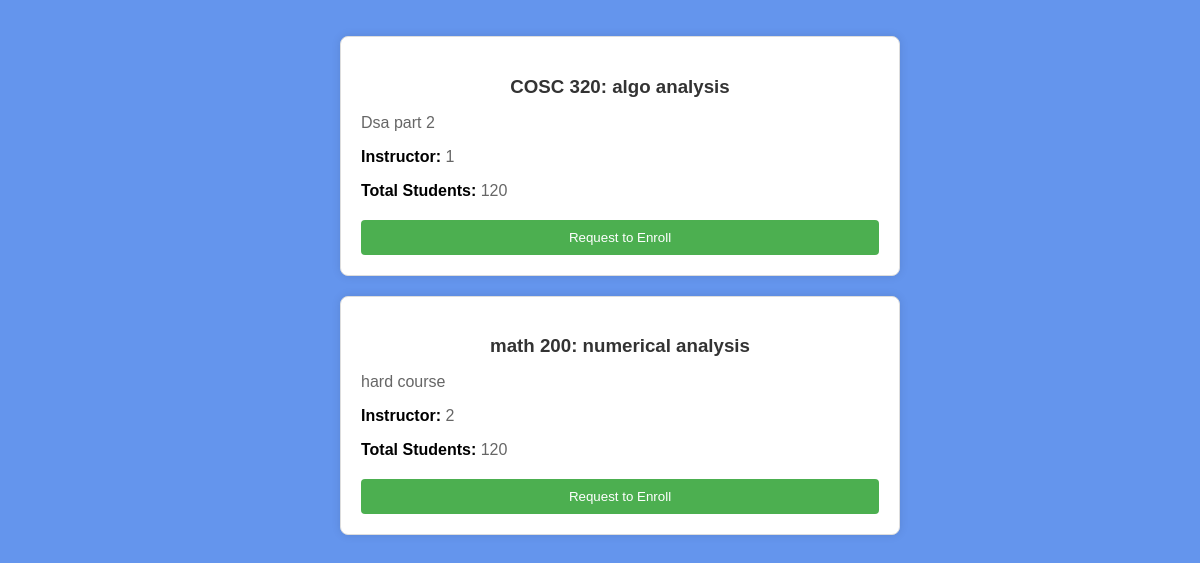
The app's page /enroll-courses with its own data.
### website/models.py (models this page shows)
class Course(db.Model):
    __tablename__ = 'courses'
    id = db.Column(db.Integer, primary_key=True)
    course_code = db.Column(db.Integer(), unique = True)
    course_name = db.Column(db.String(150))
    course_limit = db.Column(db.Integer)
    course_desc = db.Column(db.String(1000))
    teacher_id = db.Column(db.Integer, db.ForeignKey('users.id'))

### website/views.py (the view)
@views.route('/enroll-courses')
def display_courses():
    courses = Course.query.all()
    return render_template('enrollCourse.html', user=current_user, courses=courses)

### website/templates/EnrollCourse.html (shortened to what this page needs)
<!DOCTYPE html>
<html lang="en">
<head>
  <link rel="stylesheet" href="../static/css/enrollCourse.css">
</head>
<body>
  <div class="courseList">
    <ul>
      {% for course in courses %}
      <li>
        <div class="course">
          <h3>{{ course.course_code }}: {{ course.course_name }}</h3>
          <p>{{ course.course_desc }}</p>
          <p><strong>Instructor: </strong>{{ course.teacher_id }}</p>
          <p><strong>Total Students: </strong>{{ course.course_limit }}</p>
          <form method="POST" action="{{ url_for('views.createRequest') }}">
            <input type="submit" class="enrollButton" value="Request to Enroll">
          </form>
        </div>
      </li>
      {% endfor %}
    </ul>
  </div>
</body>
</html>

### website/static/css/EnrollCourse.css (style rules this page uses)
body { font-family: 'Arial', sans-serif; margin: 0; padding: 0; background-color: #6495ED; }
.courseList { width: 100%; max-width: 600px; margin: auto; padding: 20px; }
ul { list-style-type: none; }
.course { background: #ffffff; border: 1px solid #ddd; padding: 20px; border-radius: 8px; box-shadow: 0 0 10px rgba(0, 0, 0, 0.1); margin-bottom: 20px; }
.course h3 { color: #333; text-align: center; margin-bottom: 15px; }
.course p { color: #666; margin-bottom: 10px; }
.course p strong { color: #000; }
.enrollButton { background-color: #4CAF50; color: white; width: 100%; text-align: center; border: none; padding: 10px 15px; border-radius: 4px; cursor: pointer; display: block; margin-top: 20px; }

### records on screen
Course: course_code "COSC 320", course_name "algo analysis", course_desc "Dsa part 2", teacher_id "1", course_limit "120"
Course: course_code "math 200", course_name "numerical analysis", course_desc "hard course", teacher_id "2", course_limit "120"
